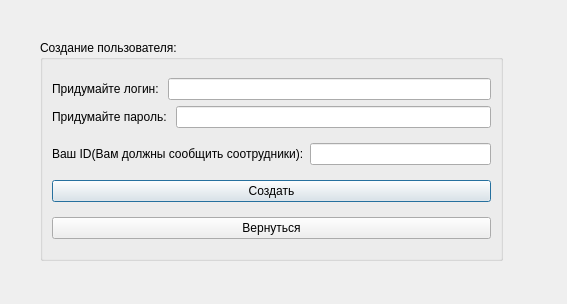
<?xml version="1.0" encoding="UTF-8"?>
<ui version="4.0">
 <class>createUser</class>
 <widget class="QDialog" name="createUser">
  <property name="geometry">
   <rect>
    <x>0</x>
    <y>0</y>
    <width>567</width>
    <height>304</height>
   </rect>
  </property>
  <property name="windowTitle">
   <string>Dialog</string>
  </property>
  <widget class="QGroupBox" name="groupBox">
   <property name="geometry">
    <rect>
     <x>40</x>
     <y>40</y>
     <width>463</width>
     <height>221</height>
    </rect>
   </property>
   <property name="title">
    <string>Создание пользователя:</string>
   </property>
   <layout class="QVBoxLayout" name="verticalLayout_2">
    <item>
     <layout class="QVBoxLayout" name="verticalLayout">
      <item>
       <layout class="QHBoxLayout" name="horizontalLayout">
        <item>
         <widget class="QLabel" name="label">
          <property name="text">
           <string>Придумайте логин: </string>
          </property>
         </widget>
        </item>
        <item>
         <widget class="QLineEdit" name="login"/>
        </item>
       </layout>
      </item>
      <item>
       <layout class="QHBoxLayout" name="horizontalLayout_2">
        <item>
         <widget class="QLabel" name="label_2">
          <property name="text">
           <string>Придумайте пароль: </string>
          </property>
         </widget>
        </item>
        <item>
         <widget class="QLineEdit" name="pass"/>
        </item>
       </layout>
      </item>
     </layout>
    </item>
    <item>
     <layout class="QHBoxLayout" name="horizontalLayout_3">
      <item>
       <widget class="QLabel" name="label_3">
        <property name="text">
         <string>Ваш ID(Вам должны сообщить соотрудники):</string>
        </property>
       </widget>
      </item>
      <item>
       <widget class="QLineEdit" name="id"/>
      </item>
     </layout>
    </item>
    <item>
     <widget class="QPushButton" name="pushButton">
      <property name="text">
       <string>Создать</string>
      </property>
     </widget>
    </item>
    <item>
     <widget class="QPushButton" name="pushButton_2">
      <property name="text">
       <string>Вернуться</string>
      </property>
     </widget>
    </item>
   </layout>
  </widget>
 </widget>
 <resources/>
 <connections/>
</ui>
